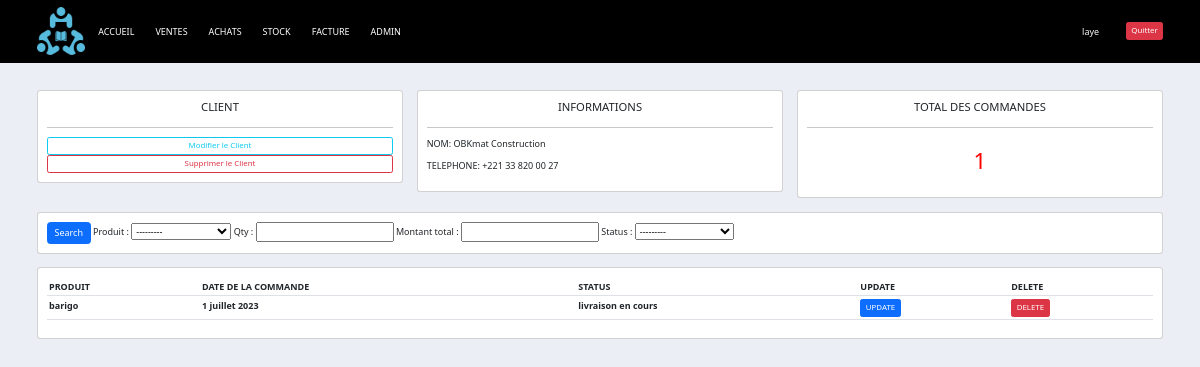
Screenshot of /CLIENT/10 (signed in) with the database file from the repository.
### CLIENT/models.py (models this page shows, shortened)
class Client(models.Model):
    nom = models.CharField(max_length=200, null=True)
    telephone = models.CharField(max_length=200, null=True)
    email = models.EmailField(max_length=254, null=True)
    date_creation = models.DateField(auto_now_add=True, null=True)
    class Meta:
        ordering = ['id']

### COMMANDE/models.py (models this page shows, shortened)
class Commande(models.Model):
    STATUS = (
        ('livraison en cours', 'Livraison en cours'),
        ('non livré', 'Non livré'),
        ('livré', 'Livré')
    )
    client = models.ForeignKey(Client, null=True, on_delete=models.CASCADE)
    produit = models.ForeignKey(Produit, null=True, on_delete=models.CASCADE)
    qty = models.IntegerField(default=0, blank=True, null=True)
    montant_total = models.FloatField(editable=False, default=0)
    status = models.CharField(max_length=200, null=True, choices=STATUS)
    date_creation = models.DateField(auto_now_add=True, null=True)

### PRODUIT/models.py (models this page shows)
class Produit(models.Model):
    nom = models.CharField(max_length=200, null=True)
    unite = models.ForeignKey(Unite, null=True, on_delete=models.CASCADE)
    prix = models.FloatField(null=True)
    quantite_stock = models.FloatField(default=0)
    tags = models.ManyToManyField(Tags)
    def __str__(self):
        return self.nom

### CLIENT/views.py (the view)
# urls.py: path('<str:pk>', views.fonctioncl, name='client'),
@login_required(login_url='login')
def fonctioncl(request,pk):
    clix = Client.objects.get(id=pk)
    ccoommaa = clix.commande_set.all()
    commande_total = ccoommaa.count()
    mon_filtre=CommandeFilter(request.GET,queryset=ccoommaa)
    ccoommaa=mon_filtre.qs
    context={'clix':clix,'ccoommaa':ccoommaa,'commande_total':commande_total,'mon_filtre':mon_filtre}
    return render(request,'CLIENT/client.html',context)

### TEMPLATES/CLIENT/client.html
{%extends 'index.html'%}
{% block contenu %}
<br>
<div class="row">
	<div class="col-md">
		<div class="card card-body">
			<h5 style="text-align: center">CLIENT</h5>
			<hr>
			<a class="btn btn-outline-info  btn-sm btn-block" href="{% url 'modifier' clix.id %}">Modifier le Client</a>
			<a class="btn btn-outline-danger  btn-sm btn-block" href="{% url 'enleve' clix.id %}">Supprimer le Client</a>
		</div>
	</div>
	<div class="col-md">
		<div class="card card-body">
			<h5 style="text-align: center">INFORMATIONS</h5>
			<hr>
			<p>NOM: {{clix.nom}}</p>
			<p>TELEPHONE: {{clix.telephone}}</p>
		</div>
	</div>
	<div class="col-md">
		<div class="card card-body">
			<h5 style="text-align: center">TOTAL DES COMMANDES</h5>
			<hr>
			<h1 style="text-align: center;padding: 10px">{{commande_total}}</h1>
		</div>
	</div>
</div>
<br>
<div class="row">
	<div class="col">
		<div class="card card-body">
			<form method="get">
		    <button class="btn btn-primary" type="submit">Search</button>
			{{mon_filtre.form}}
		  </form>
		</div>
	</div>
</div>
<br>
<div class="row">
	<div class="col-md">
		<div class="card card-body">
			<table class="table table-sm">
				<tr>
					<th>PRODUIT</th>
					<th>DATE DE LA COMMANDE</th>
					<th>STATUS</th>
					<th>UPDATE</th>
					<th>DELETE</th>
				</tr>
				{% for j in ccoommaa %}
				<tr>
					<th>{{j.produit}}</th>
					<th>{{j.date_creation}}</th>
					<th>{{j.status}}</th>
					<th><a class="btn btn-primary  btn-sm" href="{% url 'update' j.id%}">UPDATE</a></th>
					<th><a class="btn btn-danger  btn-sm" href="{% url 'delete' j.id%}">DELETE</a></th>
				</tr>
				{% endfor %}
			</table>
		</div>
	</div>
</div>
{% endblock %}

### TEMPLATES/BASE/navbar.html (shortened to what this page needs)
{% load static %}
<nav class="navbar navbar-expand-lg navbar-custom bg-black">
  <div class="container">
    <div class="navbar-brand ml-auto">
      <a href="/">
        <img src="{% static '/images/logo.ico' %}" alt="Logo">
      </a>
    </div>
    <div class="collapse navbar-collapse" id="navbarNav">
      <ul class="navbar-nav ml-auto">
        <li class="nav-item">
          <a class="nav-link text-white" href="{% url 'accueil' %}">ACCUEIL</a>
        </li>
        <li class="nav-item">
          <a class="nav-link text-white" href="{% url 'commande' %}">VENTES</a>
        </li>
        <li class="nav-item">
          <a class="nav-link text-white" href="{% url 'achat' %}">ACHATS</a>
        </li>
        <li class="nav-item">
          <a class="nav-link text-white" href="{% url 'stock' %}">STOCK</a>
        </li>
        <li class="nav-item">
          <a class="nav-link text-white" href="">FACTURE</a>
        </li>
        <li class="nav-item">
          <a class="nav-link text-white" href="http://127.0.0.1:8000/admin">ADMIN</a>
        </li>
      </ul>
    </div>
    <div class="navbar-nav">
      {% if request.user.is_authenticated %}
        <div class="d-flex align-items-center mr-15">
          <div class="container">
            <div class="row justify-content-center">
              <span class="nav-item text-light">{{ request.user }}</span>
            </div>
          </div>
        </div>
        <div class="d-flex align-items-center">
          <a class="btn btn-sm btn-danger" href="{% url 'logout' %}">Quitter</a>
        </div>
      {% else %}
        <a class="btn btn-sm btn-primary" href="{% url 'login' %}">Se connecter</a>
      {% endif %}
    </div>
  </div>
</nav>

### static/css/main.css (style rules this page uses)
body { background-color: #ebeff5; }
html { font-size: 56.25%; }
.navbar-custom { background-color: #000000; }
.navbar-custom .navbar-brand { margin-left: auto; }
.navbar-custom .nav-item { margin-right: 10px; }
.navbar-custom .nav-link { color: #fff; }
.navbar-custom .btn { margin-left: 10px; }
.navbar-custom .btn-danger { background-color: #dc3545; border-color: #dc3545; }
.navbar-custom .navbar-nav .nav-item + .nav-item { margin-left: 2px; }
.navbar-custom .navbar-nav .nav-item.text-light { flex-grow: 1; text-align: center; }
.navbar-custom .navbar-nav { flex-direction: row; align-items: center; }
.navbar-custom .nav-link { cursor: pointer; transition: color 0.3s ease-in-out; }
h1 { color:red; }

### rows the page displays
Client: nom "OBKmat Construction", telephone "+221 33 820 00 27"
Commande: produit "barigo", date_creation "1 juillet 2023", status "livraison en cours"

### other values shown
{{ request.user }} "laye"
{{ commande_total }} "1"
